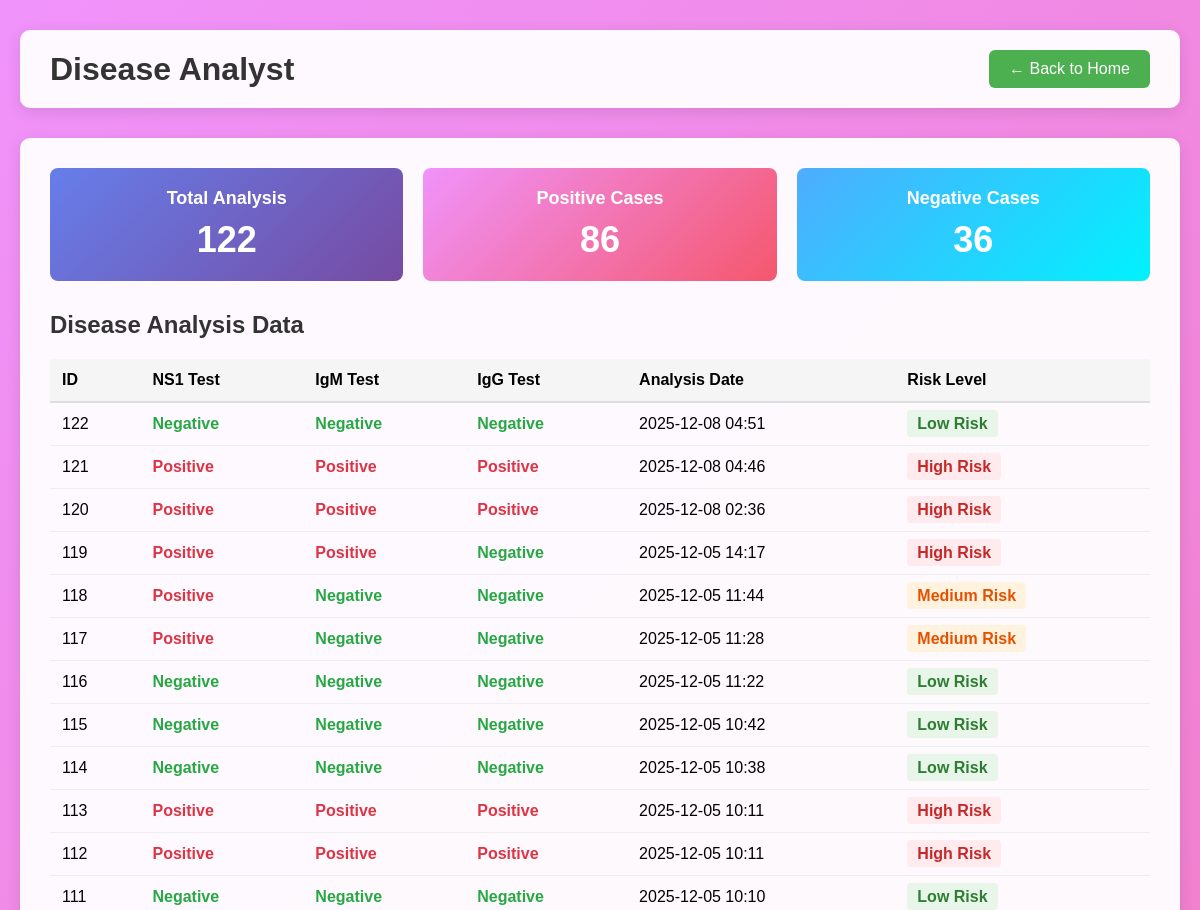
/disease-analyst/ (upper part), run on an earlier commit of the app's database.
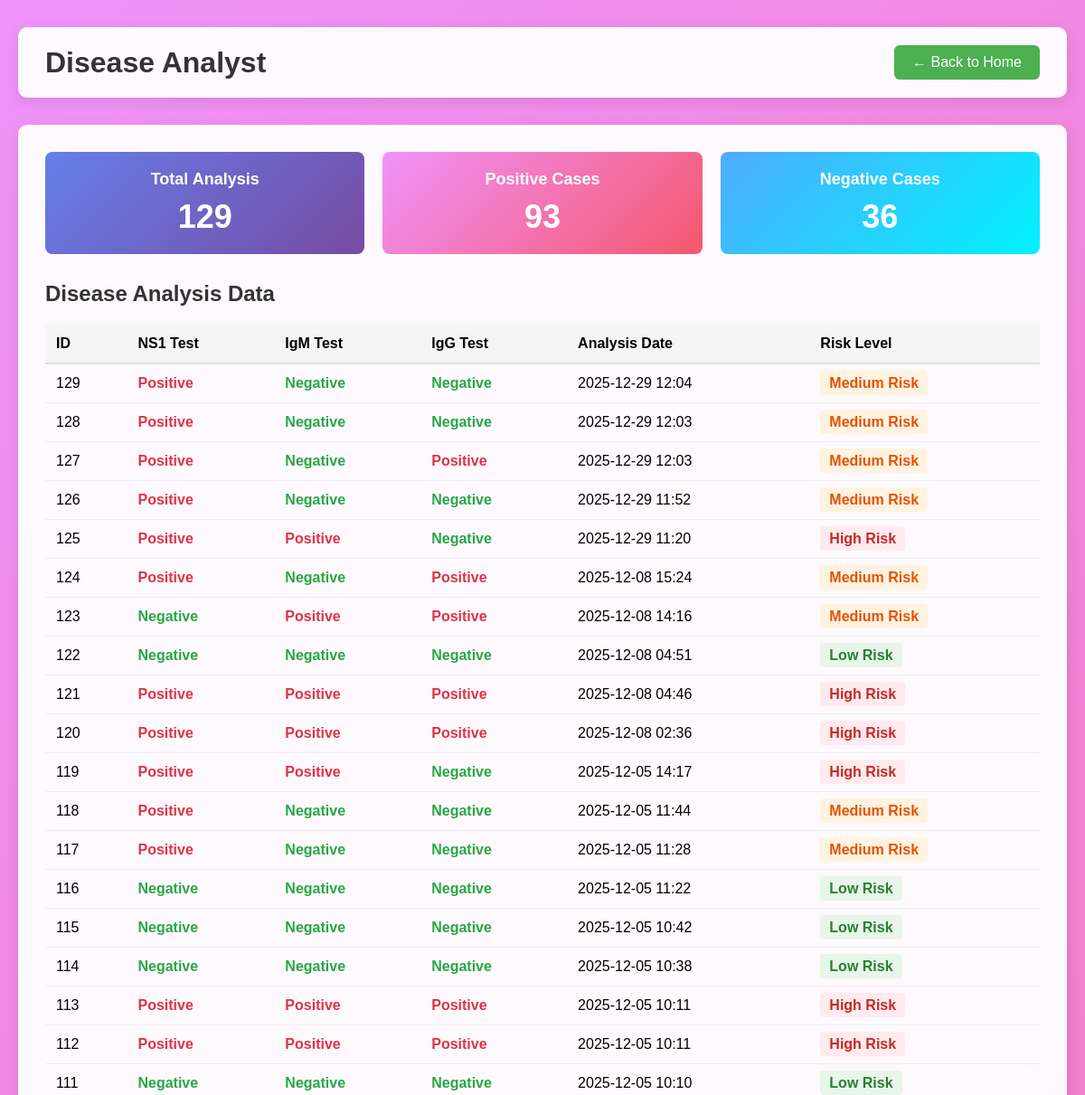
And on a later commit of the database.
### analyzer/models.py (models this page shows, shortened)
class AnalysisResult(models.Model):
    ns1 = models.BooleanField(default=False)
    igm = models.BooleanField(default=False)
    igg = models.BooleanField(default=False)
    created_at = models.DateTimeField(auto_now_add=True)

### analyzer/views.py (the view)
# urls.py: path('disease-analyst/', views.disease_analyst, name='disease_analyst'),
def disease_analyst(request):
    results = AnalysisResult.objects.all().order_by('-created_at')
    from django.db.models import Q
    positive_cases = results.filter(Q(ns1=True) | Q(igm=True) | Q(igg=True))
    total_count = results.count()
    positive_count = positive_cases.count()
    negative_count = total_count - positive_count
    data = {
        'results': results,
        'total_count': total_count,
        'positive_cases': positive_cases,
        'positive_count': positive_count,
        'negative_count': negative_count
    }
    return render(request, 'analyzer/disease_analyst.html', data)

### analyzer/templates/analyzer/disease_analyst.html (shortened to what this page needs)
{% load static %}
<!DOCTYPE html>
<html>
<head>
    <link rel="stylesheet" type="text/css" href="{% static 'analyzer/css/style.css' %}">
</head>
<body>
    <div class="page-container">
        <div class="page-header">
            <h1>Disease Analyst</h1>
            <a href="{% url 'home' %}" class="back-btn">← Back to Home</a>
        </div>
        <div class="data-section">
            <div class="stats-box">
                <div class="stat-item">
                    <h3>Total Analysis</h3>
                    <p class="stat-number">{{ total_count }}</p>
                </div>
                <div class="stat-item stat-positive">
                    <h3>Positive Cases</h3>
                    <p class="stat-number">{{ positive_count }}</p>
                </div>
                <div class="stat-item stat-negative">
                    <h3>Negative Cases</h3>
                    <p class="stat-number">{{ negative_count }}</p>
                </div>
            </div>
            <div class="table-container">
                <h2>Disease Analysis Data</h2>
                <table class="data-table">
                    <thead>
                        <tr>
                            <th>ID</th>
                            <th>NS1 Test</th>
                            <th>IgM Test</th>
                            <th>IgG Test</th>
                            <th>Analysis Date</th>
                            <th>Risk Level</th>
                        </tr>
                    </thead>
                    <tbody>
                        {% for result in results %}
                        <tr>
                            <td>{{ result.id }}</td>
                            <td class="{% if result.ns1 %}positive{% else %}negative{% endif %}">
                                {{ result.ns1|yesno:"Positive,Negative" }}
                            </td>
                            <td class="{% if result.igm %}positive{% else %}negative{% endif %}">
                                {{ result.igm|yesno:"Positive,Negative" }}
                            </td>
                            <td class="{% if result.igg %}positive{% else %}negative{% endif %}">
                                {{ result.igg|yesno:"Positive,Negative" }}
                            </td>
                            <td>{{ result.created_at|date:"Y-m-d H:i" }}</td>
                            <td>
                                {% if result.ns1 and result.igm %}
                                    <span class="risk-high">High Risk</span>
                                {% elif result.ns1 or result.igm or result.igg %}
                                    <span class="risk-medium">Medium Risk</span>
                                {% else %}
                                    <span class="risk-low">Low Risk</span>
                                {% endif %}
                            </td>
                        </tr>
                        {% empty %}
                        <tr>
                            <td colspan="6" class="no-data">No analysis data available</td>
                        </tr>
                        {% endfor %}
                    </tbody>
                </table>
            </div>
        </div>
    </div>
</body>
</html>

### analyzer/templates/analyzer/disease_analyst.html (style rules this page uses)
body { font-family: Arial, sans-serif; margin: 0; padding: 0; background: linear-gradient(135deg, #f093fb 0%, #f5576c 100%); min-height: 100vh; }
.page-container { max-width: 1200px; margin: 0 auto; padding: 30px 20px; }
.page-header { display: flex; justify-content: space-between; align-items: center; margin-bottom: 30px; background: rgba(255, 255, 255, 0.95); padding: 20px 30px; border-radius: 10px; box-shadow: 0 4px 15px rgba(0, 0, 0, 0.1); }
.page-header h1 { margin: 0; color: #333; font-size: 32px; }
.back-btn { background-color: #4CAF50; color: white; padding: 10px 20px; text-decoration: none; border-radius: 6px; transition: background-color 0.3s; }
.data-section { background: rgba(255, 255, 255, 0.95); border-radius: 10px; padding: 30px; box-shadow: 0 4px 15px rgba(0, 0, 0, 0.1); }
.stats-box { display: flex; gap: 20px; margin-bottom: 30px; }
.stat-item { flex: 1; background: linear-gradient(135deg, #667eea 0%, #764ba2 100%); padding: 20px; border-radius: 8px; color: white; text-align: center; }
.stat-positive { background: linear-gradient(135deg, #f093fb 0%, #f5576c 100%); }
.stat-negative { background: linear-gradient(135deg, #4facfe 0%, #00f2fe 100%); }
.stat-item h3 { margin: 0 0 10px 0; font-size: 18px; }
.stat-number { font-size: 36px; font-weight: bold; margin: 0; }
.table-container h2 { margin-top: 0; color: #333; }
.data-table { width: 100%; border-collapse: collapse; margin-top: 20px; }
.data-table th { background-color: #f5f5f5; padding: 12px; text-align: left; font-weight: 600; border-bottom: 2px solid #ddd; }
.data-table td { padding: 12px; border-bottom: 1px solid #eee; }
.positive { color: #dc3545; font-weight: bold; }
.negative { color: #28a745; font-weight: bold; }
.risk-high { background-color: #ffebee; color: #c62828; padding: 5px 10px; border-radius: 4px; font-weight: bold; }
.risk-medium { background-color: #fff3e0; color: #e65100; padding: 5px 10px; border-radius: 4px; font-weight: bold; }
.risk-low { background-color: #e8f5e9; color: #2e7d32; padding: 5px 10px; border-radius: 4px; font-weight: bold; }

What changed in the data, as far as the page shows it:
added AnalysisResult: id "129", ns1 "Positive", igm "Negative", igg "Negative", created_at "2025-12-29 12:04", shows "Medium Risk"
added AnalysisResult: id "128", ns1 "Positive", igm "Negative", igg "Negative", created_at "2025-12-29 12:03", shows "Medium Risk"
added AnalysisResult: id "127", ns1 "Positive", igm "Negative", igg "Positive", created_at "2025-12-29 12:03", shows "Medium Risk"
added AnalysisResult: id "126", ns1 "Positive", igm "Negative", igg "Negative", created_at "2025-12-29 11:52", shows "Medium Risk"
added AnalysisResult: id "125", ns1 "Positive", igm "Positive", igg "Negative", created_at "2025-12-29 11:20", shows "High Risk"
added AnalysisResult: id "124", ns1 "Positive", igm "Negative", igg "Positive", created_at "2025-12-08 15:24", shows "Medium Risk"
added AnalysisResult: id "123", ns1 "Negative", igm "Positive", igg "Positive", created_at "2025-12-08 14:16", shows "Medium Risk"
Also different on the page:
{{ total_count }}: "122" → "129"
{{ positive_count }}: "86" → "93"
